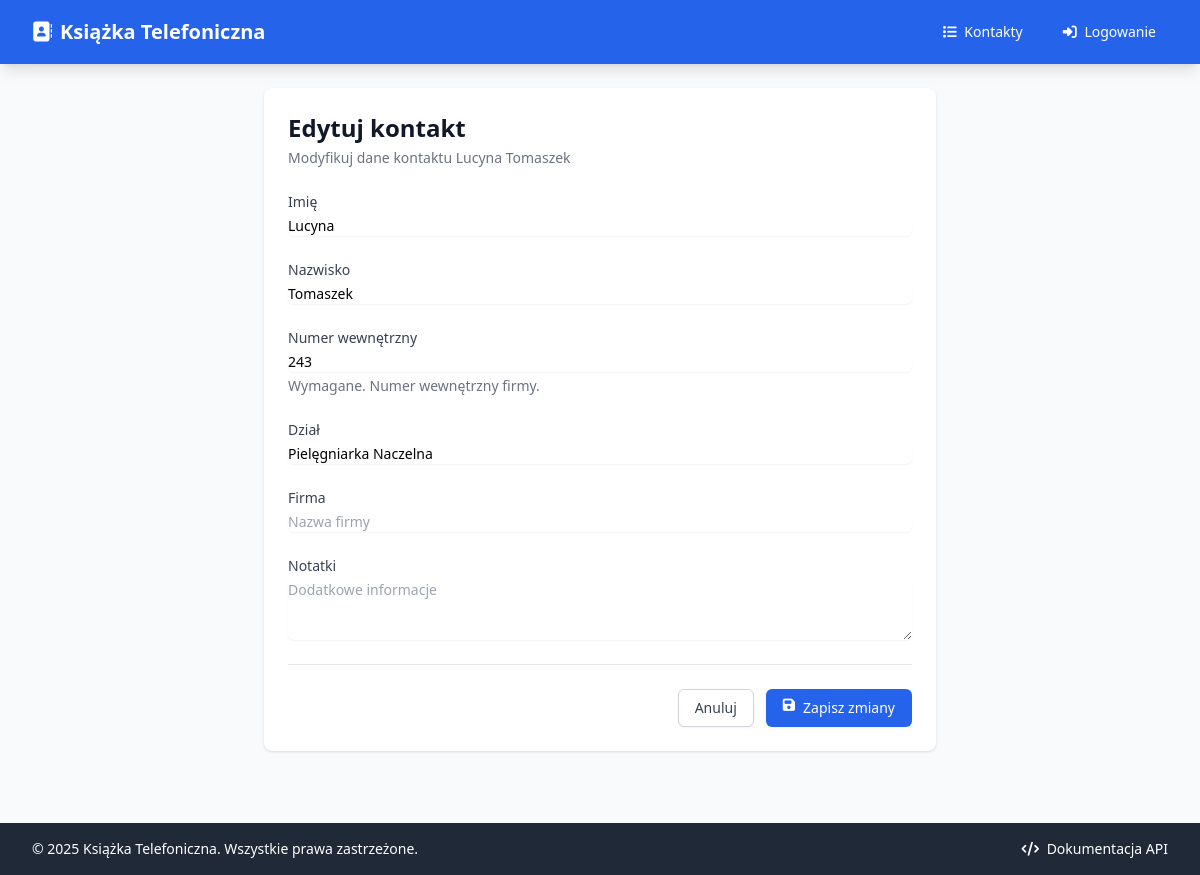
/kontakty/0f34e775-835c-4dbf-98bf-352b7d2c2ab7/edytuj (signed in), run on the app's committed database.
### app/models/contact.py (models this page shows)
class ContactBase(SQLModel):
    imie: str = Field(description="Imię kontaktu")
    nazwisko: str = Field(description="Nazwisko kontaktu")
    numer_wewnetrzny: str = Field(
        unique=True,
        index=True,
        description="Unikalny numer wewnętrzny firmy"
    )
    dzial: Optional[str] = Field(default=None, index=True, description="Nazwa działu")
    firma: Optional[str] = Field(default=None, description="Nazwa firmy")
    notatki: Optional[str] = Field(default=None, description="Dodatkowe notatki")

class Contact(ContactBase, table=True):
    __tablename__ = "kontakty"
    id: Optional[str] = Field(
        default_factory=lambda: str(uuid.uuid4()),
        primary_key=True,
        description="Unikalny identyfikator kontaktu"
    )
    created_at: datetime = Field(
        default_factory=datetime.utcnow,
        description="Data utworzenia kontaktu"
    )
    updated_at: datetime = Field(
        default_factory=datetime.utcnow,
        description="Data ostatniej modyfikacji"
    )

### app/routers/contacts.py (the view)
@router.get("/kontakty/{contact_id}/edytuj", response_class=HTMLResponse, name="contact_edit")
async def contact_edit_form(
    request: Request,
    contact_id: str,
    session: Session = Depends(get_session)
):
    try:
        require_admin(request)
    except HTTPException:
        return RedirectResponse(url="/logowanie", status_code=status.HTTP_302_FOUND)
    contact = session.get(Contact, contact_id)
    if not contact:
        raise HTTPException(status_code=404, detail="Kontakt nie został znaleziony")
    return templates.TemplateResponse(
        "contacts/edit.html",
        {
            "request": request,
            "title": f"Edytuj {contact.imie} {contact.nazwisko} - Książka Telefoniczna",
            "contact": contact
        }
    )

### app/templates/contacts/edit.html (shortened to what this page needs)
{% extends "base.html" %}
{% block content %}
<div class="max-w-2xl mx-auto">
    <div class="bg-white shadow rounded-lg">
        <div class="px-4 py-5 sm:p-6">
            <div class="mb-6">
                <h1 class="text-2xl font-bold text-gray-900">Edytuj kontakt</h1>
                <p class="mt-1 text-sm text-gray-500">
                    Modyfikuj dane kontaktu {{ contact.imie }} {{ contact.nazwisko }}
                </p>
            </div>
            <form method="post" class="space-y-6">
                <div>
                    <label for="imie" class="block text-sm font-medium text-gray-700">
                        Imię
                    </label>
                    <div class="mt-1">
                        <input
                            type="text"
                            id="imie"
                            name="imie"
                            value="{{ imie or contact.imie }}"
                            placeholder="Wprowadź imię"
                            class="shadow-sm focus:ring-blue-500 focus:border-blue-500 block w-full sm:text-sm border-gray-300 rounded-md"
                            required
                        >
                    </div>
                </div>
                <div>
                    <label for="nazwisko" class="block text-sm font-medium text-gray-700">
                        Nazwisko
                    </label>
                    <div class="mt-1">
                        <input
                            type="text"
                            id="nazwisko"
                            name="nazwisko"
                            value="{{ nazwisko or contact.nazwisko }}"
                            placeholder="Wprowadź nazwisko"
                            class="shadow-sm focus:ring-blue-500 focus:border-blue-500 block w-full sm:text-sm border-gray-300 rounded-md"
                            required
                        >
                    </div>
                </div>
                <div>
                    <label for="numer_wewnetrzny" class="block text-sm font-medium text-gray-700">
                        Numer wewnętrzny
                    </label>
                    <div class="mt-1">
                        <input
                            type="text"
                            id="numer_wewnetrzny"
                            name="numer_wewnetrzny"
                            value="{{ numer_wewnetrzny or contact.numer_wewnetrzny }}"
                            placeholder="np. 451"
                            class="shadow-sm focus:ring-blue-500 focus:border-blue-500 block w-full sm:text-sm border-gray-300 rounded-md {% if errors and errors.numer_wewnetrzny %}border-red-300{% endif %}"
                            required
                        >
                    </div>
                    <p class="mt-1 text-sm text-gray-500">
                        Wymagane. Numer wewnętrzny firmy.
                    </p>
                </div>
                <div>
                    <label for="dzial" class="block text-sm font-medium text-gray-700">
                        Dział
                    </label>
                    <div class="mt-1">
                        <input
                            type="text"
                            id="dzial"
                            name="dzial"
                            value="{{ dzial or contact.dzial or '' }}"
                            placeholder="Nazwa działu"
                            class="shadow-sm focus:ring-blue-500 focus:border-blue-500 block w-full sm:text-sm border-gray-300 rounded-md"
                        >
                    </div>
                </div>
                <div>
                    <label for="firma" class="block text-sm font-medium text-gray-700">
                        Firma
                    </label>
                    <div class="mt-1">
                        <input
                            type="text"
                            id="firma"
                            name="firma"
                            value="{{ firma or contact.firma or '' }}"
                            placeholder="Nazwa firmy"
                            class="shadow-sm focus:ring-blue-500 focus:border-blue-500 block w-full sm:text-sm border-gray-300 rounded-md"
                        >
                    </div>
                </div>
                <div>
                    <label for="notatki" class="block text-sm font-medium text-gray-700">
                        Notatki
                    </label>
                    <div class="mt-1">
                        <textarea
                            id="notatki"
                            name="notatki"
                            rows="3"
                            placeholder="Dodatkowe informacje"
                            class="shadow-sm focus:ring-blue-500 focus:border-blue-500 block w-full sm:text-sm border-gray-300 rounded-md"
                        >{{ notatki or contact.notatki or '' }}</textarea>
                    </div>
                </div>
                <div class="flex items-center justify-end space-x-3 pt-6 border-t border-gray-200">
                    <a
                        href="/kontakty/{{ contact.id }}"
                        class="bg-white py-2 px-4 border border-gray-300 rounded-md shadow-sm text-sm font-medium text-gray-700 hover:bg-gray-50 focus:outline-none focus:ring-2 focus:ring-offset-2 focus:ring-blue-500"
                    >
                        Anuluj
                    </a>
                    <button
                        type="submit"
                        class="inline-flex justify-center py-2 px-4 border border-transparent shadow-sm text-sm font-medium rounded-md text-white bg-blue-600 hover:bg-blue-700 focus:outline-none focus:ring-2 focus:ring-offset-2 focus:ring-blue-500"
                    >
                        <i class="fas fa-save mr-2"></i>
                        Zapisz zmiany
                    </button>
                </div>
            </form>
        </div>
    </div>
</div>
{% endblock %}

### data on the page
Contact: imie "Lucyna", nazwisko "Tomaszek", numer_wewnetrzny "243", dzial "Pielęgniarka Naczelna"
